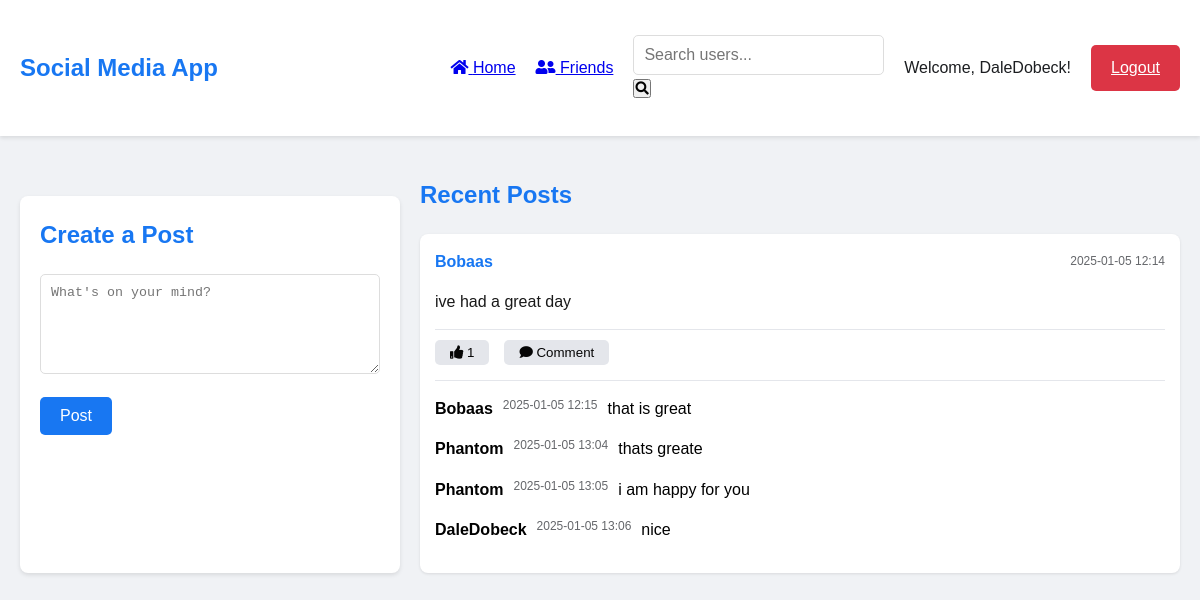
Page /dashboard (signed in) on the committed database.
### CRUD.py (models this page shows, shortened)
class User(db.Model):
    __tablename__ = 'user'
    id = db.Column(db.Integer, primary_key=True)
    username = db.Column(db.String(80), unique=True, nullable=False)
    first_name = db.Column(db.String(80))
    last_name = db.Column(db.String(80))
    email = db.Column(db.String(120), unique=True, nullable=False)
    password = db.Column(db.String(200), nullable=False)

class Post(db.Model):
    __tablename__ = 'post'
    id = db.Column(db.Integer, primary_key=True)
    content = db.Column(db.Text, nullable=False)
    created_at = db.Column(db.DateTime, default=datetime.utcnow)
    user_id = db.Column(db.Integer, db.ForeignKey('user.id'), nullable=False)
    user = db.relationship('User', backref=db.backref('posts', lazy=True))
    likes = db.relationship('Like', backref='post', lazy=True)
    comments = db.relationship('Comment', backref='post', lazy=True)
    def is_liked_by(self, user_id):
        return any(like.user_id == user_id for like in self.likes)

class Comment(db.Model):
    __tablename__ = 'comment'
    id = db.Column(db.Integer, primary_key=True)
    content = db.Column(db.Text, nullable=False)
    user_id = db.Column(db.Integer, db.ForeignKey('user.id'), nullable=False)
    post_id = db.Column(db.Integer, db.ForeignKey('post.id'), nullable=False)
    created_at = db.Column(db.DateTime, default=datetime.utcnow)
    user = db.relationship('User', backref=db.backref('comments', lazy=True))

### CRUD.py (the view)
@app.route('/dashboard')
def dashboard():
    if 'user_id' not in session:
        flash('Please login first.', 'error')
        return redirect(url_for('index'))
    user = User.query.get(session['user_id'])
    if not user:
        session.pop('user_id', None)
        flash('User not found.', 'error')
        return redirect(url_for('index'))
    posts = Post.query.order_by(Post.created_at.desc()).all()
    return render_template('dashboard.html', username=user.username, posts=posts)

### templates/dashboard.html (shortened to what this page needs)
<!DOCTYPE html>
<html lang="en">
<head>
    <link rel="stylesheet" href="{{ url_for('static', filename='css/style.css') }}">
    <link rel="stylesheet" href="https://cdnjs.cloudflare.com/ajax/libs/font-awesome/5.15.4/css/all.min.css">
</head>
<body>
    <nav class="navbar">
        <div class="container">
            <div class="nav-brand">Social Media App</div>
            <div class="nav-items">
                <a href="{{ url_for('dashboard') }}" class="nav-link active">
                    <i class="fas fa-home"></i> Home
                </a>
                <a href="{{ url_for('friends') }}" class="nav-link">
                    <i class="fas fa-user-friends"></i> Friends
                </a>
                <form action="{{ url_for('search') }}" method="GET" class="search-form">
                    <input type="text" name="query" placeholder="Search users...">
                    <button type="submit"><i class="fas fa-search"></i></button>
                </form>
                <span class="welcome-text">Welcome, {{ username }}!</span>
                <a href="{{ url_for('logout') }}" class="button button-logout">Logout</a>
            </div>
        </div>
    </nav>
    <div class="container">
        <div class="dashboard-grid">
            <div class="card post-form-card">
                <h2>Create a Post</h2>
                <form action="{{ url_for('create_post') }}" method="POST">
                    <div class="form-group">
                        <textarea name="content" placeholder="What's on your mind?" required></textarea>
                    </div>
                    <button type="submit" class="button">Post</button>
                </form>
            </div>
            <div class="feed-section">
                <h2>Recent Posts</h2>
                {% if posts %}
                    {% for post in posts %}
                    <div class="card post-card" data-post-id="{{ post.id }}">
                        <div class="post-header">
                            <span class="post-author">{{ post.user.username }}</span>
                            <span class="post-time">{{ post.created_at.strftime('%Y-%m-%d %H:%M') }}</span>
                        </div>
                        <div class="post-content">
                            {{ post.content }}
                        </div>
                        <div class="post-actions">
                            <button class="button-like {% if post.is_liked_by(session['user_id']) %}liked{% endif %}"
                                    onclick="toggleLike({{ post.id }})"
                                    type="button">
                                <i class="fas fa-thumbs-up"></i>
                                <span class="likes-count">{{ post.likes|length }}</span>
                            </button>
                            <button class="button-comment"
                                    onclick="toggleCommentForm({{ post.id }})"
                                    type="button">
                                <i class="fas fa-comment"></i>
                                Comment
                            </button>
                        </div>
                        <div class="comments-section" id="comments-{{ post.id }}">
                            {% for comment in post.comments %}
                            <div class="comment">
                                <strong>{{ comment.user.username }}</strong>
                                <span class="comment-time">{{ comment.created_at.strftime('%Y-%m-%d %H:%M') }}</span>
                                <p>{{ comment.content }}</p>
                            </div>
                            {% endfor %}
                        </div>
                    </div>
                    {% endfor %}
                {% else %}
                    <div class="card post-card">
                        <p>No posts yet. Be the first to post!</p>
                    </div>
                {% endif %}
            </div>
        </div>
    </div>
</body>
</html>

### static/css/style.css (style rules this page uses)
* { margin: 0; padding: 0; box-sizing: border-box; }
body { font-family: Arial, sans-serif; line-height: 1.6; background-color: #f0f2f5; }
.container { max-width: 1200px; margin: 0 auto; padding: 20px; }
.card { background: white; border-radius: 8px; padding: 20px; margin: 20px 0; box-shadow: 0 2px 4px rgba(0, 0, 0, 0.1); }
.button { background-color: #1877f2; color: white; padding: 10px 20px; border: none; border-radius: 5px; cursor: pointer; font-size: 16px; }
h2 { color: #1877f2; margin-bottom: 20px; }
.form-group { margin-bottom: 15px; }
input { width: 100%; padding: 10px; border: 1px solid #ddd; border-radius: 5px; font-size: 16px; }
.navbar { background-color: white; box-shadow: 0 2px 4px rgba(0,0,0,0.1); padding: 15px 0; margin-bottom: 20px; }
.navbar .container { display: flex; justify-content: space-between; align-items: center; }
.nav-brand { font-size: 1.5em; font-weight: bold; color: #1877f2; }
.nav-items { display: flex; align-items: center; gap: 20px; }
.welcome-text { color: #1c1e21; }
.button-logout { background-color: #dc3545; }
.dashboard-grid { display: grid; grid-template-columns: 1fr 2fr; gap: 20px; }
.post-form-card { position: sticky; top: 20px; }
textarea { width: 100%; min-height: 100px; padding: 10px; border: 1px solid #ddd; border-radius: 5px; resize: vertical; }
.post-card { margin-bottom: 20px; }
.post-header { display: flex; justify-content: space-between; margin-bottom: 10px; }
.post-author { font-weight: bold; color: #1877f2; }
.post-time { color: #65676b; font-size: 0.9em; }
.post-content { margin-bottom: 15px; }
.post-actions { display: flex; gap: 10px; }
.button-like, .button-comment { padding: 5px 15px; border: none; border-radius: 5px; cursor: pointer; background-color: #e4e6eb; color: #050505; }
.post-card { background: white; border-radius: 8px; padding: 15px; margin-bottom: 20px; box-shadow: 0 1px 3px rgba(0,0,0,0.1); }
.post-header { display: flex; align-items: center; margin-bottom: 15px; }
.post-author { display: flex; align-items: center; gap: 10px; }
.post-time { font-size: 12px; color: #65676b; }
.post-content { margin-bottom: 15px; color: #1a1a1a; line-height: 1.5; }
.post-actions { display: flex; gap: 15px; padding-top: 10px; border-top: 1px solid #e4e6eb; }
.comments-section { margin-top: 15px; padding-top: 15px; border-top: 1px solid #e4e6eb; }
.comment { display: flex; gap: 10px; margin-bottom: 15px; }
.comment-time { font-size: 12px; color: #65676b; }

### rows in the picture
User: username "DaleDobeck"
Post: user.username "Bobaas", created_at "2025-01-05 12:14", content "ive had a great day", likes|length "1"
Comment: user.username "Bobaas", created_at "2025-01-05 12:15", content "that is great"
Comment: user.username "Phantom", created_at "2025-01-05 13:04", content "thats greate"
Comment: user.username "Phantom", created_at "2025-01-05 13:05", content "i am happy for you"
Comment: user.username "DaleDobeck", created_at "2025-01-05 13:06", content "nice"
